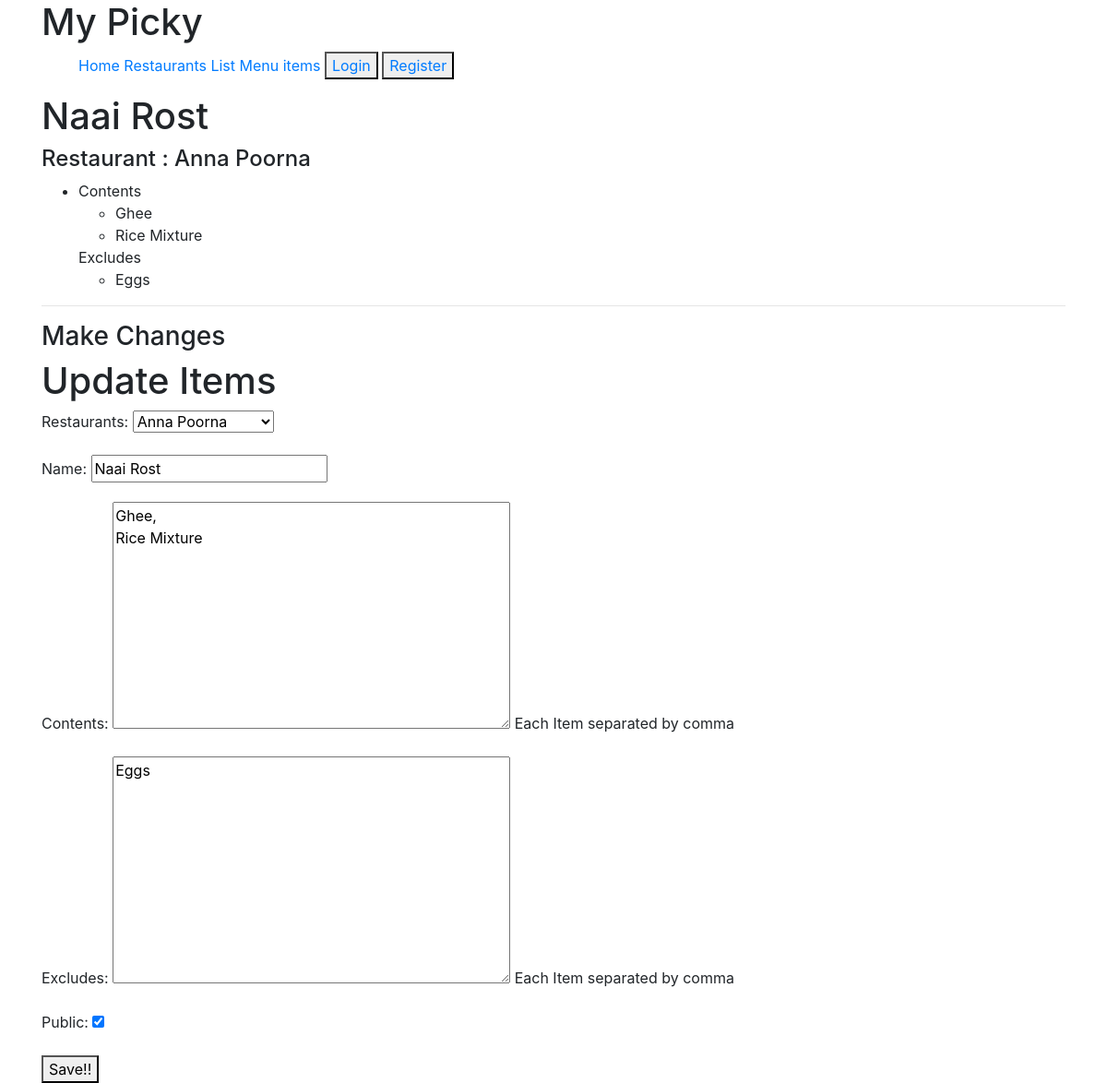
/items/list/2/ (signed in), run on the app's committed database.
### menus/models.py (models this page shows, shortened)
class Item(models.Model):
	user			=	models.ForeignKey(settings.AUTH_USER_MODEL)
	restaurants		=	models.ForeignKey(RestaurantLocation)
	name			=	models.CharField(max_length=120)
	contents		=	models.TextField(help_text='Each Item separated by comma')
	excludes		=	models.TextField(blank = True, null = True, help_text='Each Item separated by comma')
	public			=	models.BooleanField(default = True)
	time_created	=	models.DateTimeField(auto_now_add = True)
	updated			=	models.DateTimeField(auto_now = True)
	class Meta:
		ordering = ['-updated','-time_created']  #to show which item is updated last in the begining of the list
	def get_contents(self):			#To get comma between the contents
		return self.contents.split(",")
	def get_excludes(self):
		return self.excludes.split(",")

### restaurants/models.py (models this page shows, shortened)
class RestaurantLocation(models.Model):
		user 				= models.ForeignKey(User)
		Restaurant_Name 	= models.CharField(max_length=50, blank=False, null=False)
		Restaurant_Location	= models.CharField(max_length=50, blank=False, null=False)
		Restaurant_Category	= models.CharField(max_length=50, blank=False, null=False, validators =[validate_category])
		Restaurant_Email	= models.EmailField(blank=False, null=False, validators=[validate_email])
		Restaurant_Created	= models.DateTimeField(auto_now_add=True)
		Restaurant_Updated	= models.DateTimeField(auto_now=True)
		slug				= models.SlugField(blank=True, null=True)
		objects 			=RestaurantLocationManager() #similar to Model.objects.all().This shows the relation to this perticular RestaurantLocation model
		def __str__(self):
			return self.Restaurant_Name

### menus/views.py (the view)
# urls.py: url(r'^list/(?P<pk>\d+)/$', ItemUpdateView.as_view(), name='detail'),
class ItemUpdateView(LoginRequiredMixin, UpdateView):
	template_name = "menus/update-detail.html"
	form_class = ItemForm
	login_url = "/login/"
	def get_queryset(self):
		return Item.objects.filter(user = self.request.user)
	def get_context_data(self, *args, **kwargs):
		context = super(ItemUpdateView, self).get_context_data(*args, **kwargs)
		context['title'] = "Update Items"
		return context
	def get_form_kwargs(self):  # passing values to form class using the foreignkey(To get the restaurant list in Html)
		kwargs = super(ItemUpdateView, self).get_form_kwargs()
		kwargs['user'] = self.request.user
		return kwargs

### menus/forms.py
class ItemForm(forms.ModelForm):
	class Meta:
		model 	= Item
		fields 	=[
				'restaurants',
				'name',
				'contents',
				'excludes',
				'public'
				]
	def __init__(self, user=None, *args, **kwargs):  #get_form_kwargs() used in views
		super(ItemForm, self).__init__(*args, **kwargs)
		print(user)
		self.fields['restaurants'].queryset  = RestaurantLocation.objects.filter(user = user) #.exclude(item__isnull = False)
		""" .exclude(item__isnull = False) is used to remove the restaurant as we add items into it
		and if we want to show restaurants without items we use filter(user=user, item__isnull = True)"""

### restaurants/models.py (called while the page is built)
	def get_queryset(self):
		return RestaurantLocationQuerySet(self.model, using = self._db) #using the same database(_db OR RestaurantLocation)

### templates/menus/update-detail.html (shortened to what this page needs)
{% extends "base.html" %}
{% block content %}
<h1>{{ form.instance.name }}</h1>
<h4>Restaurant : {{ form.instance.restaurants.Restaurant_Name }}</h4>
<ul>
	<li>
	{% if form.instance.contents %}
		Contents
		<ul>
			{% for items in form.instance.get_contents %}
				<li> {{ items }} </li>
			{% endfor %}
		</ul>
	{% endif %}
	{% if form.instance.excludes %}
		Excludes
		<ul>
			{% for items in form.instance.get_excludes %}
				<li> {{ items }} </li>
			{% endfor %}
		</ul>
	{% endif %}
		</li>
</ul>
<hr/>
	<h3>Make Changes</h3>
	{% include 'snippets/form-snippet.html' with form=form %}
{% endblock content %}

### templates/snippets/form-snippet.html (shortened to what this page needs)
<h1> {{ title }} </h1>
<form method="POST">
	{{form.as_p}}
	<button type="submit">Save!!</button>
</form>

### data on the page
Item: instance.name "Naai Rost", instance.restaurants.Restaurant_Name "Anna Poorna", get_excludes "Eggs", restaurants "Anna Poorna", name "Naai Rost", contents "Ghee, Rice Mixture", excludes "Eggs", public "☑"

### other printed values
{{ items }} "Ghee" "Rice Mixture"
{{ title }} "Update Items"
